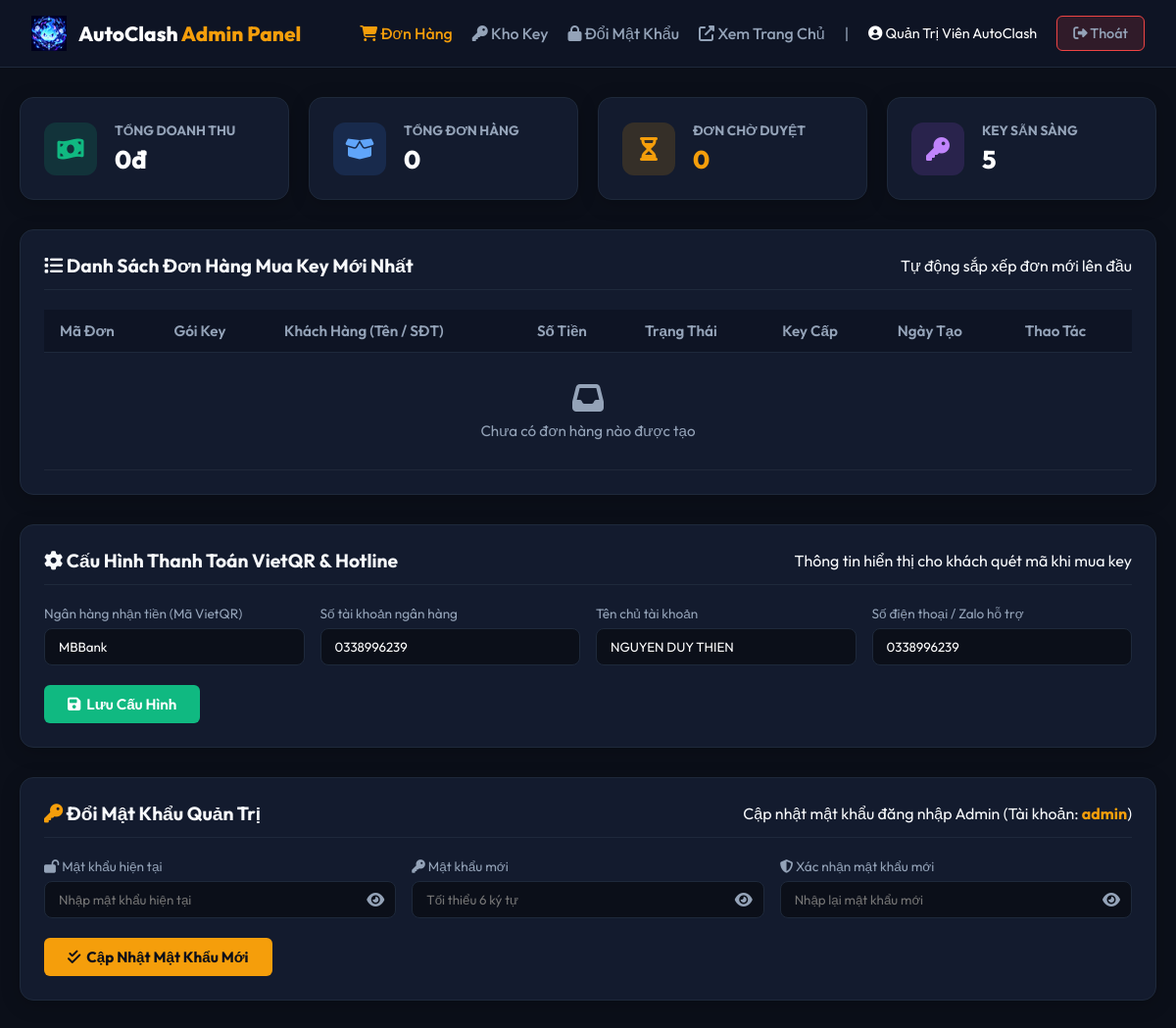
The page /admin/index.php (signed in) on the database its author committed.
### tables this page shows
CREATE TABLE IF NOT EXISTS `settings` (
    `id` INT AUTO_INCREMENT PRIMARY KEY,
    `key_name` VARCHAR(100) UNIQUE NOT NULL,
    `key_value` TEXT NULL,
    `updated_at` TIMESTAMP DEFAULT CURRENT_TIMESTAMP ON UPDATE CURRENT_TIMESTAMP
);

### config/db.php (called while the page is built, shortened)
<?php
function getDB() {
    static $pdo = null;
    if ($pdo !== null) {
        return $pdo;
    }
    try {
        $dsn = "mysql:host=" . DB_HOST . ";port=" . DB_PORT . ";dbname=" . DB_NAME . ";charset=utf8mb4";
        $options = [
            PDO::ATTR_ERRMODE            => PDO::ERRMODE_EXCEPTION,
            PDO::ATTR_DEFAULT_FETCH_MODE => PDO::FETCH_ASSOC,
            PDO::ATTR_EMULATE_PREPARES   => false,
            PDO::MYSQL_ATTR_MULTI_STATEMENTS => true,
        ];
        $pdo = new PDO($dsn, DB_USER, DB_PASS, $options);
        return $pdo;
    } catch (PDOException $e) {
        error_log("Database connection failed: " . $e->getMessage());
        return null;
    }
}
function getSetting($key, $default = '') {
    $defaults = [
        'site_name'        => 'AutoClash - Phần Mềm Auto Clash of Clans Đỉnh Cao',
        'bank_id'          => 'MBBank',
        'bank_account'     => '0338996239',
        'bank_owner'       => 'NGUYEN DUY THIEN',
        'zalo_contact'     => '0338996239',
        'telegram_contact' => 'https://t.me/autoclashvn',
        'download_link'    => 'download.php',
        'app_version'      => 'v2.5.0'
    ];
    $db = getDB();
    if ($db) {
        try {
            $stmt = $db->prepare("SELECT key_value FROM settings WHERE key_name = ? LIMIT 1");
            $stmt->execute([$key]);
            $row = $stmt->fetch();
            if ($row && $row['key_value'] !== null) {
                return $row['key_value'];
            }
        } catch (Exception $e) {
        }
    }
    return $defaults[$key] ?? $default;
}
function formatCurrency($amount) {
    return number_format($amount, 0, ',', '.') . 'đ';
}

### admin/index.php (the view, shortened to what this page needs)
<?php
$db = getDB();
$totalOrders = 0;
$pendingOrders = 0;
$totalRevenue = 0;
$availableKeys = 0;
$ordersList = [];
if ($db) {
    try {
        $totalOrders = (int)$db->query("SELECT COUNT(*) FROM orders")->fetchColumn();
        $pendingOrders = (int)$db->query("SELECT COUNT(*) FROM orders WHERE payment_status = 'pending'")->fetchColumn();
        $totalRevenue = (int)$db->query("SELECT SUM(amount) FROM orders WHERE payment_status = 'paid'")->fetchColumn();
        $availableKeys = (int)$db->query("SELECT COUNT(*) FROM `keys` WHERE status = 'available'")->fetchColumn();
        $stmt = $db->query("SELECT * FROM orders ORDER BY id DESC LIMIT 50");
        $ordersList = $stmt->fetchAll();
    } catch (Exception $e) {
    }
}
?>
<!DOCTYPE html>
<html lang="vi">
<head>
    <link rel="stylesheet" href="https://cdnjs.cloudflare.com/ajax/libs/font-awesome/6.4.0/css/all.min.css">
</head>
<body>
<header class="navbar">
    <div class="nav-brand">
        <img src="../firegost.ico" alt="AutoClash">
        <h2>AutoClash <span>Admin Panel</span></h2>
    </div>
    <div class="nav-links">
        <a href="index.php" class="active"><i class="fas fa-shopping-cart"></i> Đơn Hàng</a>
        <a href="keys.php"><i class="fas fa-key"></i> Kho Key</a>
        <a href="#change-password"><i class="fas fa-lock"></i> Đổi Mật Khẩu</a>
        <a href="../index.php" target="_blank"><i class="fas fa-external-link-alt"></i> Xem Trang Chủ</a>
        <span style="color: var(--text-muted);">|</span>
        <span style="color: #fff; font-size: 0.9rem;"><i class="fas fa-user-circle"></i> <?= htmlspecialchars($_SESSION['admin_name'] ?? 'Admin') ?></span>
        <a href="logout.php" class="btn-logout"><i class="fas fa-sign-out-alt"></i> Thoát</a>
    </div>
</header>
<div class="container">
    <div class="stats-grid">
        <div class="stat-card">
            <div class="stat-icon revenue"><i class="fas fa-money-bill-wave"></i></div>
            <div class="stat-info">
                <h4>Tổng Doanh Thu</h4>
                <div class="num"><?= formatCurrency($totalRevenue) ?></div>
            </div>
        </div>
        <div class="stat-card">
            <div class="stat-icon orders"><i class="fas fa-box-open"></i></div>
            <div class="stat-info">
                <h4>Tổng Đơn Hàng</h4>
                <div class="num"><?= $totalOrders ?></div>
            </div>
        </div>
        <div class="stat-card">
            <div class="stat-icon pending"><i class="fas fa-hourglass-half"></i></div>
            <div class="stat-info">
                <h4>Đơn Chờ Duyệt</h4>
                <div class="num" style="color: var(--warning);"><?= $pendingOrders ?></div>
            </div>
        </div>
        <div class="stat-card">
            <div class="stat-icon keys"><i class="fas fa-key"></i></div>
            <div class="stat-info">
                <h4>Key Sẵn Sàng</h4>
                <div class="num"><?= $availableKeys ?></div>
            </div>
        </div>
    </div>
    <div class="card">
        <div class="card-header">
            <h3><i class="fas fa-list"></i> Danh Sách Đơn Hàng Mua Key Mới Nhất</h3>
            <span>Tự động sắp xếp đơn mới lên đầu</span>
        </div>
        <div class="table-responsive">
            <table>
                <thead>
                    <tr>
                        <th>Mã Đơn</th>
                        <th>Gói Key</th>
                        <th>Khách Hàng (Tên / SĐT)</th>
                        <th>Số Tiền</th>
                        <th>Trạng Thái</th>
                        <th>Key Cấp</th>
                        <th>Ngày Tạo</th>
                        <th>Thao Tác</th>
                    </tr>
                </thead>
                <tbody>
                    <?php if (empty($ordersList)): ?>
                        <tr>
                            <td colspan="8" style="text-align: center; color: var(--text-muted); padding: 30px;">
                                <i class="fas fa-inbox" style="font-size: 2rem; margin-bottom: 8px; display: block;"></i>
                                Chưa có đơn hàng nào được tạo
                            </td>
                        </tr>
                    <?php endif; ?>
                </tbody>
            </table>
        </div>
    </div>
    <div class="card">
        <div class="card-header">
            <h3><i class="fas fa-cog"></i> Cấu Hình Thanh Toán VietQR & Hotline</h3>
            <span>Thông tin hiển thị cho khách quét mã khi mua key</span>
        </div>
        <form method="POST">
            <div class="form-grid">
                <div class="form-group">
                    <label>Ngân hàng nhận tiền (Mã VietQR)</label>
                    <input type="text" name="bank_id" value="<?= htmlspecialchars(getSetting('bank_id', 'MBBank')) ?>" required>
                </div>
                <div class="form-group">
                    <label>Số tài khoản ngân hàng</label>
                    <input type="text" name="bank_account" value="<?= htmlspecialchars(getSetting('bank_account', '0338996239')) ?>" required>
                </div>
                <div class="form-group">
                    <label>Tên chủ tài khoản</label>
                    <input type="text" name="bank_owner" value="<?= htmlspecialchars(getSetting('bank_owner', 'NGUYEN DUY THIEN')) ?>" required>
                </div>
                <div class="form-group">
                    <label>Số điện thoại / Zalo hỗ trợ</label>
                    <input type="text" name="zalo_contact" value="<?= htmlspecialchars(getSetting('zalo_contact', '0338996239')) ?>" required>
                </div>
            </div>
            <button type="submit" class="btn btn-approve" style="padding: 10px 24px; font-size: 0.95rem;">
                <i class="fas fa-save"></i> Lưu Cấu Hình
            </button>
        </form>
    </div>
    <div class="card" id="change-password">
        <div class="card-header">
            <h3><i class="fas fa-key" style="color: var(--primary);"></i> Đổi Mật Khẩu Quản Trị</h3>
            <span>Cập nhật mật khẩu đăng nhập Admin (Tài khoản: <strong style="color: var(--primary);"><?= htmlspecialchars($_SESSION['admin_user'] ?? 'admin') ?></strong>)</span>
        </div>
        <form method="POST" autocomplete="off">
            <div class="form-grid" style="grid-template-columns: repeat(auto-fit, minmax(260px, 1fr));">
                <div class="form-group">
                    <label><i class="fas fa-lock-open"></i> Mật khẩu hiện tại</label>
                    <div style="position: relative;">
                        <input type="password" name="current_password" id="curr_pwd" placeholder="Nhập mật khẩu hiện tại" required style="padding-right: 42px;">
                        <span onclick="togglePwd('curr_pwd', this)" style="position: absolute; right: 12px; top: 50%; transform: translateY(-50%); cursor: pointer; color: var(--text-muted);" title="Ẩn/hiện mật khẩu">
                            <i class="fas fa-eye"></i>
                        </span>
                    </div>
                </div>
                <div class="form-group">
                    <label><i class="fas fa-key"></i> Mật khẩu mới</label>
                    <div style="position: relative;">
                        <input type="password" name="new_password" id="new_pwd" placeholder="Tối thiểu 6 ký tự" minlength="6" required style="padding-right: 42px;">
                        <span onclick="togglePwd('new_pwd', this)" style="position: absolute; right: 12px; top: 50%; transform: translateY(-50%); cursor: pointer; color: var(--text-muted);" title="Ẩn/hiện mật khẩu">
                            <i class="fas fa-eye"></i>
                        </span>
                    </div>
                </div>
                <div class="form-group">
                    <label><i class="fas fa-shield-alt"></i> Xác nhận mật khẩu mới</label>
                    <div style="position: relative;">
                        <input type="password" name="confirm_password" id="confirm_pwd" placeholder="Nhập lại mật khẩu mới" minlength="6" required style="padding-right: 42px;">
                        <span onclick="togglePwd('confirm_pwd', this)" style="position: absolute; right: 12px; top: 50%; transform: translateY(-50%); cursor: pointer; color: var(--text-muted);" title="Ẩn/hiện mật khẩu">
                            <i class="fas fa-eye"></i>
                        </span>
                    </div>
                </div>
            </div>
            <button type="submit" class="btn btn-approve" style="padding: 10px 24px; font-size: 0.95rem; background: #f59e0b; color: #0b0f19; font-weight: 700;">
                <i class="fas fa-check-double"></i> Cập Nhật Mật Khẩu Mới
            </button>
        </form>
    </div>
</div>
</body>
</html>

### admin/index.php (style rules this page uses)
:root { --bg-body: #0b0f19; --bg-card: #131b2e; --primary: #f59e0b; --primary-glow: rgba(245, 158, 11, 0.35); --border: #1e293b; --text: #f8fafc; --text-muted: #94a3b8; --success: #10b981; --danger: #ef4444; --warning: #f59e0b; }
* { box-sizing: border-box; margin: 0; padding: 0; font-family: 'Outfit', sans-serif; }
body { background: var(--bg-body); color: var(--text); min-height: 100vh; }
.navbar { display: flex; justify-content: space-between; align-items: center; padding: 16px 32px; background: #0e1424; border-bottom: 1px solid var(--border); }
.nav-brand { display: flex; align-items: center; gap: 12px; }
.nav-brand img { width: 36px; height: 36px; }
.nav-brand h2 { font-size: 1.3rem; font-weight: 800; color: #fff; }
.nav-brand span { color: var(--primary); }
.nav-links { display: flex; align-items: center; gap: 20px; }
.nav-links a { color: var(--text-muted); text-decoration: none; font-weight: 500; transition: color 0.2s; }
.nav-links a:hover, .nav-links a.active { color: var(--primary); }
.btn-logout { padding: 8px 16px; background: rgba(239, 68, 68, 0.15); border: 1px solid #ef4444; color: #fca5a5; border-radius: 6px; text-decoration: none; font-size: 0.9rem; transition: all 0.2s; }
.container { max-width: 1300px; margin: 30px auto; padding: 0 20px; }
.stats-grid { display: grid; grid-template-columns: repeat(auto-fit, minmax(240px, 1fr)); gap: 20px; margin-bottom: 30px; }
.stat-card { background: var(--bg-card); border: 1px solid var(--border); border-radius: 14px; padding: 24px; display: flex; align-items: center; gap: 18px; box-shadow: 0 4px 20px rgba(0,0,0,0.2); }
.stat-icon { width: 54px; height: 54px; border-radius: 12px; display: flex; align-items: center; justify-content: center; font-size: 1.5rem; }
.stat-icon.revenue { background: rgba(16, 185, 129, 0.15); color: var(--success); }
.stat-icon.orders { background: rgba(59, 130, 246, 0.15); color: #60a5fa; }
.stat-icon.pending { background: rgba(245, 158, 11, 0.15); color: var(--warning); }
.stat-icon.keys { background: rgba(168, 85, 247, 0.15); color: #c084fc; }
.stat-info h4 { font-size: 0.85rem; color: var(--text-muted); text-transform: uppercase; margin-bottom: 4px; }
.stat-info .num { font-size: 1.6rem; font-weight: 800; color: #fff; }
.card { background: var(--bg-card); border: 1px solid var(--border); border-radius: 14px; padding: 24px; margin-bottom: 30px; box-shadow: 0 4px 20px rgba(0,0,0,0.2); }
.card-header { display: flex; justify-content: space-between; align-items: center; margin-bottom: 20px; padding-bottom: 12px; border-bottom: 1px solid var(--border); }
.card-header h3 { font-size: 1.2rem; font-weight: 700; }
.table-responsive { overflow-x: auto; }
table { width: 100%; border-collapse: collapse; text-align: left; font-size: 0.95rem; }
th { padding: 12px 16px; background: #0e1424; color: var(--text-muted); font-weight: 600; border-bottom: 1px solid var(--border); }
td { padding: 14px 16px; border-bottom: 1px solid rgba(255,255,255,0.05); }
.btn { padding: 6px 12px; border-radius: 6px; font-size: 0.85rem; font-weight: 600; border: none; cursor: pointer; transition: all 0.2s; display: inline-flex; align-items: center; gap: 6px; }
.btn-approve { background: #10b981; color: #fff; }
.form-grid { display: grid; grid-template-columns: repeat(auto-fit, minmax(240px, 1fr)); gap: 16px; margin-bottom: 20px; }
.form-group label { display: block; font-size: 0.85rem; color: var(--text-muted); margin-bottom: 6px; }
.form-group input { width: 100%; padding: 10px 14px; background: #0b0f19; border: 1px solid var(--border); border-radius: 8px; color: #fff; outline: none; }

### rows shown on the page
settings: bank_id "MBBank"
settings: bank_account "0338996239"
settings: bank_owner "NGUYEN DUY THIEN"
settings: zalo_contact "0338996239"

### other values the page prints
$_SESSION['admin_name'] "Quản Trị Viên AutoClash"
formatCurrency($totalRevenue) "0đ"
$totalOrders "0"
$pendingOrders "0"
$availableKeys "5"
$_SESSION['admin_user'] "admin"
